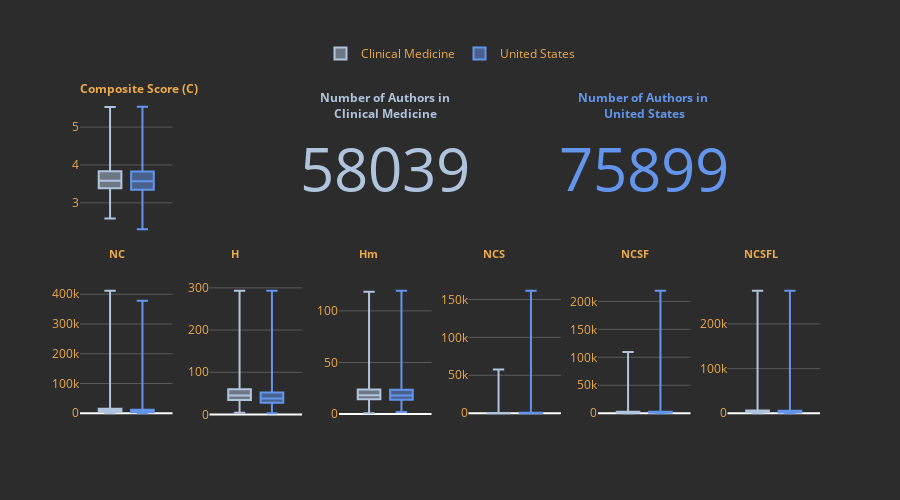

Write notebook code for a chart like this one.
### Code cell
#| label: fig5cell
from Dash_client import TwoPercentersClient
import plotly.io as pio
pio.renderers.default = "plotly_mimetype"

client = TwoPercentersClient()
client.interactive_group_vs_group_comparison()

### Figure 1 — Plotly figure (JSON) as saved in the notebook; plotly's stock layout.template omitted (floating-point values rounded to 4 significant figures)
{"data": [{"boxpoints": false, "legendgroup": "group1", "lowerfence": [2.583], "marker": {"color": "lightsteelblue"}, "median": [3.582], "name": "Clinical Medicine", "offsetgroup": "group1", "q1": [3.385], "q3": [3.832], "showlegend": true, "type": "box", "upperfence": [5.534], "xaxis": "x", "yaxis": "y"}, {"boxpoints": false, "legendgroup": "group2", "lowerfence": [2.301], "marker": {"color": "cornflowerblue"}, "median": [3.571], "name": "United States", "offsetgroup": "group2", "q1": [3.347], "q3": [3.827], "showlegend": true, "type": "box", "upperfence": [5.537], "xaxis": "x", "yaxis": "y"}, {"domain": {"x": [0.35, 0.475], "y": [0.575, 1]}, "mode": "number", "number": {"font": {"color": "lightsteelblue", "size": 60}, "valueformat": ".0f"}, "title": {"font": {"color": "lightsteelblue", "size": 12}, "text": "<b>Number of Authors in<br>Clinical Medicine</b>"}, "type": "indicator", "value": 58039}, {"domain": {"x": [0.7, 0.825], "y": [0.575, 1]}, "mode": "number", "number": {"font": {"color": "cornflowerblue", "size": 60}, "valueformat": ".0f"}, "title": {"font": {"color": "cornflowerblue", "size": 12}, "text": "<b>Number of Authors in <br>United States</b>"}, "type": "indicator", "value": 75899}, {"boxpoints": false, "legendgroup": "group1", "lowerfence": [271], "marker": {"color": "lightsteelblue"}, "median": [8241], "name": "Clinical Medicine", "offsetgroup": "group1", "q1": [4600], "q3": [14943], "showlegend": false, "type": "box", "upperfence": [411555], "xaxis": "x2", "yaxis": "y2"}, {"boxpoints": false, "legendgroup": "group2", "lowerfence": [119], "marker": {"color": "cornflowerblue"}, "median": [6093], "name": "United States", "offsetgroup": "group2", "q1": [3276], "q3": [11551], "showlegend": false, "type": "box", "upperfence": [377803], "xaxis": "x2", "yaxis": "y2"}, {"boxpoints": false, "legendgroup": "group1", "lowerfence": [4], "marker": {"color": "lightsteelblue"}, "median": [45], "name": "Clinical Medicine", "offsetgroup": "group1", "q1": [34], "q3": [60], "showlegend": false, "type": "box", "upperfence": [293], "xaxis": "x3", "yaxis": "y3"}, {"boxpoints": false, "legendgroup": "group2", "lowerfence": [3], "marker": {"color": "cornflowerblue"}, "median": [38], "name": "United States", "offsetgroup": "group2", "q1": [28], "q3": [52], "showlegend": false, "type": "box", "upperfence": [293], "xaxis": "x3", "yaxis": "y3"}, {"boxpoints": false, "legendgroup": "group1", "lowerfence": [0.8356], "marker": {"color": "lightsteelblue"}, "median": [18.32], "name": "Clinical Medicine", "offsetgroup": "group1", "q1": [14.43], "q3": [23.72], "showlegend": false, "type": "box", "upperfence": [118.5], "xaxis": "x4", "yaxis": "y4"}, {"boxpoints": false, "legendgroup": "group2", "lowerfence": [2], "marker": {"color": "cornflowerblue"}, "median": [17.91], "name": "United States", "offsetgroup": "group2", "q1": [13.9], "q3": [23.53], "showlegend": false, "type": "box", "upperfence": [119.4], "xaxis": "x4", "yaxis": "y4"}, {"boxpoints": false, "legendgroup": "group1", "lowerfence": [0], "marker": {"color": "lightsteelblue"}, "median": [126], "name": "Clinical Medicine", "offsetgroup": "group1", "q1": [41], "q3": [332], "showlegend": false, "type": "box", "upperfence": [57660], "xaxis": "x5", "yaxis": "y5"}, {"boxpoints": false, "legendgroup": "group2", "lowerfence": [0], "marker": {"color": "cornflowerblue"}, "median": [207], "name": "United States", "offsetgroup": "group2", "q1": [68], "q3": [531], "showlegend": false, "type": "box", "upperfence": [161422], "xaxis": "x5", "yaxis": "y5"}, {"boxpoints": false, "legendgroup": "group1", "lowerfence": [9], "marker": {"color": "lightsteelblue"}, "median": [1411], "name": "Clinical Medicine", "offsetgroup": "group1", "q1": [823], "q3": [2451], "showlegend": false, "type": "box", "upperfence": [109653], "xaxis": "x6", "yaxis": "y6"}, {"boxpoints": false, "legendgroup": "group2", "lowerfence": [0], "marker": {"color": "cornflowerblue"}, "median": [1432], "name": "United States", "offsetgroup": "group2", "q1": [827], "q3": [2509], "showlegend": false, "type": "box", "upperfence": [218945], "xaxis": "x6", "yaxis": "y6"}, {"boxpoints": false, "legendgroup": "group1", "lowerfence": [102], "marker": {"color": "lightsteelblue"}, "median": [3462], "name": "Clinical Medicine", "offsetgroup": "group1", "q1": [2083], "q3": [5957], "showlegend": false, "type": "box", "upperfence": [274152], "xaxis": "x7", "yaxis": "y7"}, {"boxpoints": false, "legendgroup": "group2", "lowerfence": [119], "marker": {"color": "cornflowerblue"}, "median": [3285], "name": "United States", "offsetgroup": "group2", "q1": [1937], "q3": [5828], "showlegend": false, "type": "box", "upperfence": [274152], "xaxis": "x7", "yaxis": "y7"}], "layout": {"annotations": [{"font": {"color": "#ECAB4C", "size": 12}, "showarrow": false, "text": "<b>Composite Score (C)</b>", "x": 0.08, "xanchor": "center", "xref": "paper", "y": 1.07, "yref": "paper"}, {"font": {"color": "#ECAB4C", "size": 11}, "showarrow": false, "text": "<b>NC</b>", "x": 0.05, "xanchor": "center", "xref": "paper", "y": 0.52, "yref": "paper"}, {"font": {"color": "#ECAB4C", "size": 11}, "showarrow": false, "text": "<b>H</b>", "x": 0.21, "xanchor": "center", "xref": "paper", "y": 0.52, "yref": "paper"}, {"font": {"color": "#ECAB4C", "size": 11}, "showarrow": false, "text": "<b>Hm</b>", "x": 0.39, "xanchor": "center", "xref": "paper", "y": 0.52, "yref": "paper"}, {"font": {"color": "#ECAB4C", "size": 11}, "showarrow": false, "text": "<b>NCS</b>", "x": 0.56, "xanchor": "center", "xref": "paper", "y": 0.52, "yref": "paper"}, {"font": {"color": "#ECAB4C", "size": 11}, "showarrow": false, "text": "<b>NCSF</b>", "x": 0.75, "xanchor": "center", "xref": "paper", "y": 0.52, "yref": "paper"}, {"font": {"color": "#ECAB4C", "size": 11}, "showarrow": false, "text": "<b>NCSFL</b>", "x": 0.92, "xanchor": "center", "xref": "paper", "y": 0.52, "yref": "paper"}], "boxmode": "group", "font": {"color": "#ECAB4C"}, "height": 500, "legend": {"orientation": "h", "x": 0.5, "xanchor": "center", "y": 1.1, "yanchor": "bottom"}, "paper_bgcolor": "#2C2C2C", "plot_bgcolor": "#2C2C2C", "showlegend": true, "xaxis": {"anchor": "y", "domain": [0, 0.125], "showgrid": false, "showticklabels": false}, "xaxis2": {"anchor": "y2", "domain": [0, 0.125], "showgrid": false, "showticklabels": false}, "xaxis3": {"anchor": "y3", "domain": [0.175, 0.3], "showgrid": false, "showticklabels": false}, "xaxis4": {"anchor": "y4", "domain": [0.35, 0.475], "showgrid": false, "showticklabels": false}, "xaxis5": {"anchor": "y5", "domain": [0.525, 0.65], "showgrid": false, "showticklabels": false}, "xaxis6": {"anchor": "y6", "domain": [0.7, 0.825], "showgrid": false, "showticklabels": false}, "xaxis7": {"anchor": "y7", "domain": [0.875, 1], "showgrid": false, "showticklabels": false}, "yaxis": {"anchor": "x", "domain": [0.575, 1], "gridcolor": "#5b5959", "showgrid": true}, "yaxis2": {"anchor": "x2", "domain": [0, 0.425], "gridcolor": "#5b5959", "showgrid": true}, "yaxis3": {"anchor": "x3", "domain": [0, 0.425], "gridcolor": "#5b5959", "showgrid": true}, "yaxis4": {"anchor": "x4", "domain": [0, 0.425], "gridcolor": "#5b5959", "showgrid": true}, "yaxis5": {"anchor": "x5", "domain": [0, 0.425], "gridcolor": "#5b5959", "showgrid": true}, "yaxis6": {"anchor": "x6", "domain": [0, 0.425], "gridcolor": "#5b5959", "showgrid": true}, "yaxis7": {"anchor": "x7", "domain": [0, 0.425], "gridcolor": "#5b5959", "showgrid": true}}}
